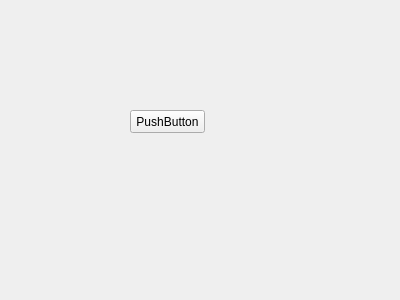
<?xml version="1.0" encoding="UTF-8"?>
<ui version="4.0">
 <class>Form</class>
 <widget class="QWidget" name="Form">
  <property name="geometry">
   <rect>
    <x>0</x>
    <y>0</y>
    <width>400</width>
    <height>300</height>
   </rect>
  </property>
  <property name="windowTitle">
   <string>Form</string>
  </property>
  <widget class="QPushButton" name="pushButton">
   <property name="geometry">
    <rect>
     <x>130</x>
     <y>110</y>
     <width>75</width>
     <height>23</height>
    </rect>
   </property>
   <property name="text">
    <string>PushButton</string>
   </property>
  </widget>
 </widget>
 <resources/>
 <connections/>
</ui>
